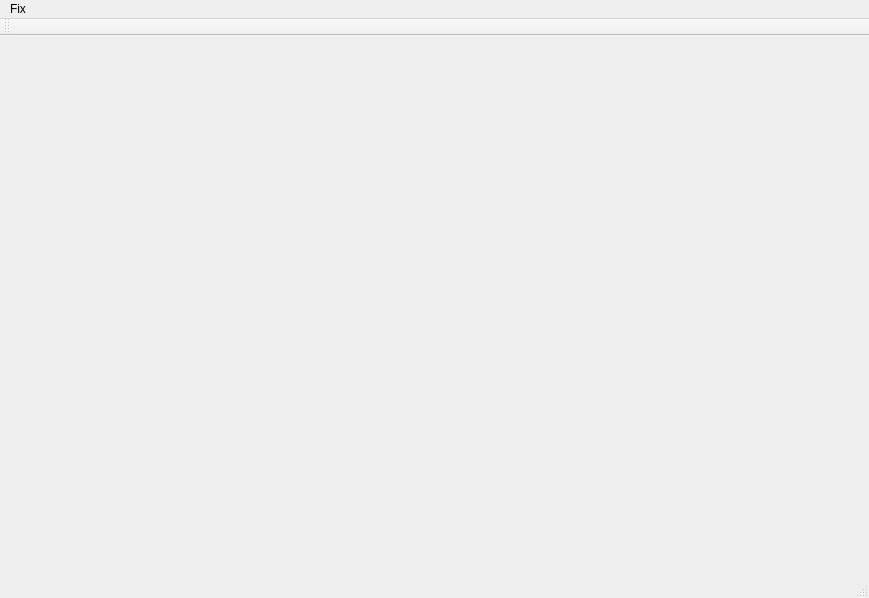
<?xml version="1.0" encoding="UTF-8"?>
<ui version="4.0">
 <class>MedicalVisualizationClass</class>
 <widget class="QMainWindow" name="MedicalVisualizationClass">
  <property name="geometry">
   <rect>
    <x>0</x>
    <y>0</y>
    <width>869</width>
    <height>598</height>
   </rect>
  </property>
  <property name="windowTitle">
   <string>MedicalVisualization</string>
  </property>
  <widget class="QWidget" name="centralWidget">
   <widget class="QVTKWidget" name="qvtkWidget">
    <property name="geometry">
     <rect>
      <x>30</x>
      <y>30</y>
      <width>811</width>
      <height>491</height>
     </rect>
    </property>
   </widget>
  </widget>
  <widget class="QMenuBar" name="menuBar">
   <property name="geometry">
    <rect>
     <x>0</x>
     <y>0</y>
     <width>869</width>
     <height>26</height>
    </rect>
   </property>
   <widget class="QMenu" name="menuFix">
    <property name="title">
     <string>Fix</string>
    </property>
    <addaction name="actionFile_holes"/>
    <addaction name="actionReconstruction"/>
    <addaction name="actionShowHoles"/>
   </widget>
   <addaction name="menuFix"/>
  </widget>
  <widget class="QToolBar" name="mainToolBar">
   <attribute name="toolBarArea">
    <enum>TopToolBarArea</enum>
   </attribute>
   <attribute name="toolBarBreak">
    <bool>false</bool>
   </attribute>
  </widget>
  <widget class="QStatusBar" name="statusBar"/>
  <action name="actionFile_holes">
   <property name="text">
    <string>File holes</string>
   </property>
  </action>
  <action name="actionReconstruction">
   <property name="text">
    <string>Reconstruction</string>
   </property>
  </action>
  <action name="actionShowHoles">
   <property name="text">
    <string>ShowHoles</string>
   </property>
  </action>
 </widget>
 <layoutdefault spacing="6" margin="11"/>
 <customwidgets>
  <customwidget>
   <class>QVTKWidget</class>
   <extends>QWidget</extends>
   <header>QVTKWidget.h</header>
  </customwidget>
 </customwidgets>
 <resources>
  <include location="MedicalVisualization.qrc"/>
 </resources>
 <connections>
  <connection>
   <sender>actionFile_holes</sender>
   <signal>triggered(bool)</signal>
   <receiver>MedicalVisualizationClass</receiver>
   <slot>FillHoles()</slot>
   <hints>
    <hint type="sourcelabel">
     <x>-1</x>
     <y>-1</y>
    </hint>
    <hint type="destinationlabel">
     <x>334</x>
     <y>229</y>
    </hint>
   </hints>
  </connection>
  <connection>
   <sender>actionReconstruction</sender>
   <signal>triggered(bool)</signal>
   <receiver>MedicalVisualizationClass</receiver>
   <slot>Reconstruction()</slot>
   <hints>
    <hint type="sourcelabel">
     <x>-1</x>
     <y>-1</y>
    </hint>
    <hint type="destinationlabel">
     <x>334</x>
     <y>229</y>
    </hint>
   </hints>
  </connection>
  <connection>
   <sender>actionShowHoles</sender>
   <signal>toggled(bool)</signal>
   <receiver>MedicalVisualizationClass</receiver>
   <slot>ShowHoles()</slot>
   <hints>
    <hint type="sourcelabel">
     <x>-1</x>
     <y>-1</y>
    </hint>
    <hint type="destinationlabel">
     <x>434</x>
     <y>298</y>
    </hint>
   </hints>
  </connection>
 </connections>
 <slots>
  <slot>FillHoles()</slot>
  <slot>Reconstruction()</slot>
  <slot>ShowHoles()</slot>
 </slots>
</ui>
